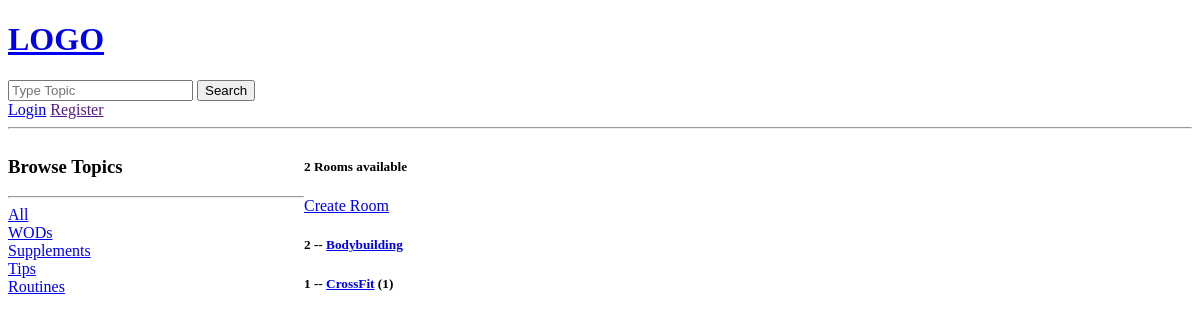
/, run on an earlier commit of the app's database.
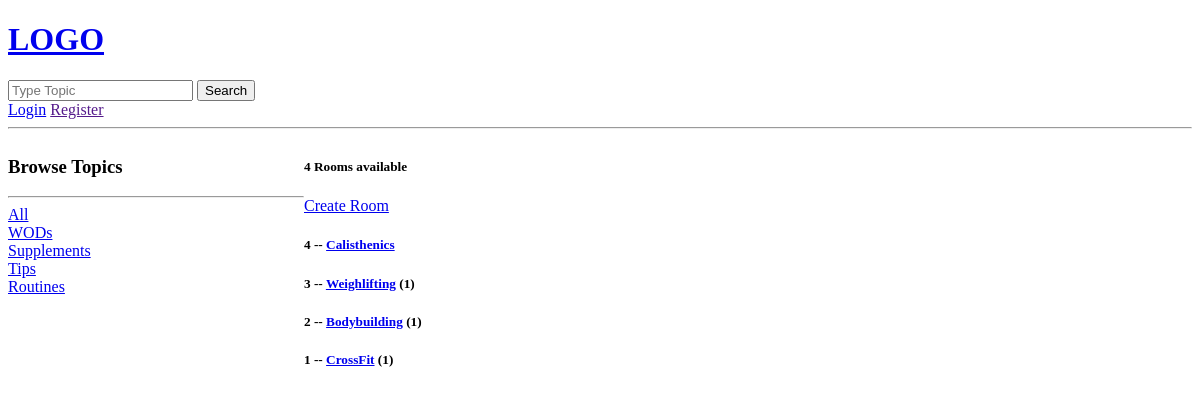
And on a later commit of the database.
### base/models.py (models this page shows, shortened)
class Topic(models.Model):
    name = models.CharField(max_length=200)

class Room(models.Model):
    host =  models.ForeignKey(User, on_delete=models.CASCADE, null=True)
    name = models.CharField(max_length=200)
    description = models.TextField(null=True, blank=True)
    updated = models.DateTimeField(auto_now=True) #auto_now=True means that the field is updated every time the object is saved
    created = models.DateTimeField(auto_now_add=True) #auto_now_add=True means that the field is updated only when the object is first created
    class Meta:
        ordering = ['-updated','-created'] #without '-' the list will be sorted in ascending order = oldest first

### base/views.py (the view)
# urls.py: path('', views.home, name='home'),
def home(request):
    q = request.GET.get('q')
    rooms = Room.objects.filter(Q(message__topic__name__icontains=q) |
    Q(name__icontains=q) |
    Q(description__icontains=q)) if request.GET.get('q') != None and request.GET.get('q') != '' else Room.objects.all()
    room_count = rooms.count()
    topics = Topic.objects.all()
    room_messages = (Message.objects.values('room').annotate(dcount = Count('room')).order_by())
    context = {'rooms': rooms, 'topics': topics, 'room_count': room_count, 'room_messages': room_messages}
    return render(request, 'base/home.html', context)

### base/templates/base/home.html (shortened to what this page needs)
{% extends 'main.html'%}
{% block content %}
    <div class="home-container">
        <div>
            <h3>Browse Topics</h3>
            <hr>
            <div>
                <a href = "{% url 'home' %}">All</a>
            </div>
            {% for topic in topics %}
                <div>
                    <a href = "{% url 'home' %}?q={{topic.name}}">{{topic.name}}</a>
                </div>
            {% endfor %}
        </div>
        <div>
            <h5>{{room_count}} Rooms available</h5>
            <div>
                <a href="{% url 'createRoom' %}">Create Room</a>
            </div>
            <div>
                {% for room in rooms %}
                    <div>
                        <h5>{{room.id}} -- <a href="{% url 'room' room.id %}">{{room.name}}</a>
                        {% for messages in room_messages %}
                            {% if messages.room == room.id %}
                                ({{messages.dcount}})
                            {%endif%}
                        {% endfor %}
                        </h5>
                    </div>
                {% endfor %}
            </div>
        </div>
    </div>
{% endblock %}

### templates/main.html (shortened to what this page needs)
<!DOCTYPE html>
<html>
    <head>
    </head>
    <body>
        {% include 'navbar.html'%}
        {% block content %}
        {% endblock %}
    </body>
</html>

### templates/navbar.html
<a href="/">
    <h1>LOGO</h1>
</a>
<form method="GET" action="{% url 'home' %}" class="search-form">
    <input type="text" name="q" placeholder="Type Topic">
    <button type="submit">Search</button>
</form>
{% if request.user.is_authenticated %}
    <a href="{% url 'logout' %}">Logout</a>
{% else %}
    <a href="{% url 'login' %}">Login</a>
    <a href="">Register</a>
{% endif %}
<hr>

### base/templates/base/home.html (style rules this page uses)
.home-container { display: grid; grid-template-columns: 1fr 3fr; }

What changed in the data, as far as the page shows it:
added Room: id "4", name "Calisthenics"
added Room: id "3", name "Weighlifting", dcount "1"
Also different on the page:
{{ room_count }}: "2" → "4"
new list line: "( 1 )"
